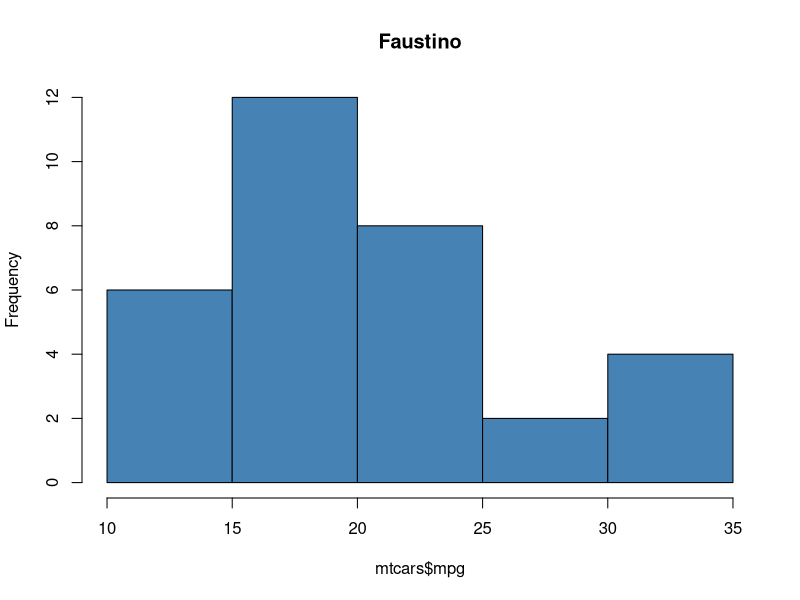

This figure's R source:
# TP1 - Codigo en R

# Cargar dataset
library(caret)
data(mtcars)

# Ejercicio 2 - Punto 3: dim y summary
print(dim(mtcars))
print(summary(mtcars))

# Ejercicio 2 - Punto 5: Histograma de mpg
hist(mtcars$mpg, main="Faustino", col="steelblue")

# Parte B - Punto 1: Particionado
set.seed(12345678)
particion <- createDataPartition(y = mtcars$mpg, p = 0.70, list = FALSE)
entreno <- mtcars[particion, ]
testeo <- mtcars[-particion, ]

# Parte B - Punto 2: head y summary de ambos conjuntos
print(head(entreno))
print(summary(entreno))

print(head(testeo))
print(summary(testeo))

# Parte B - Punto 3: cantidad de registros en cada conjunto
cat("Registros en entrenamiento:", nrow(entreno), "\n")
cat("Registros en testeo:", nrow(testeo), "\n")
